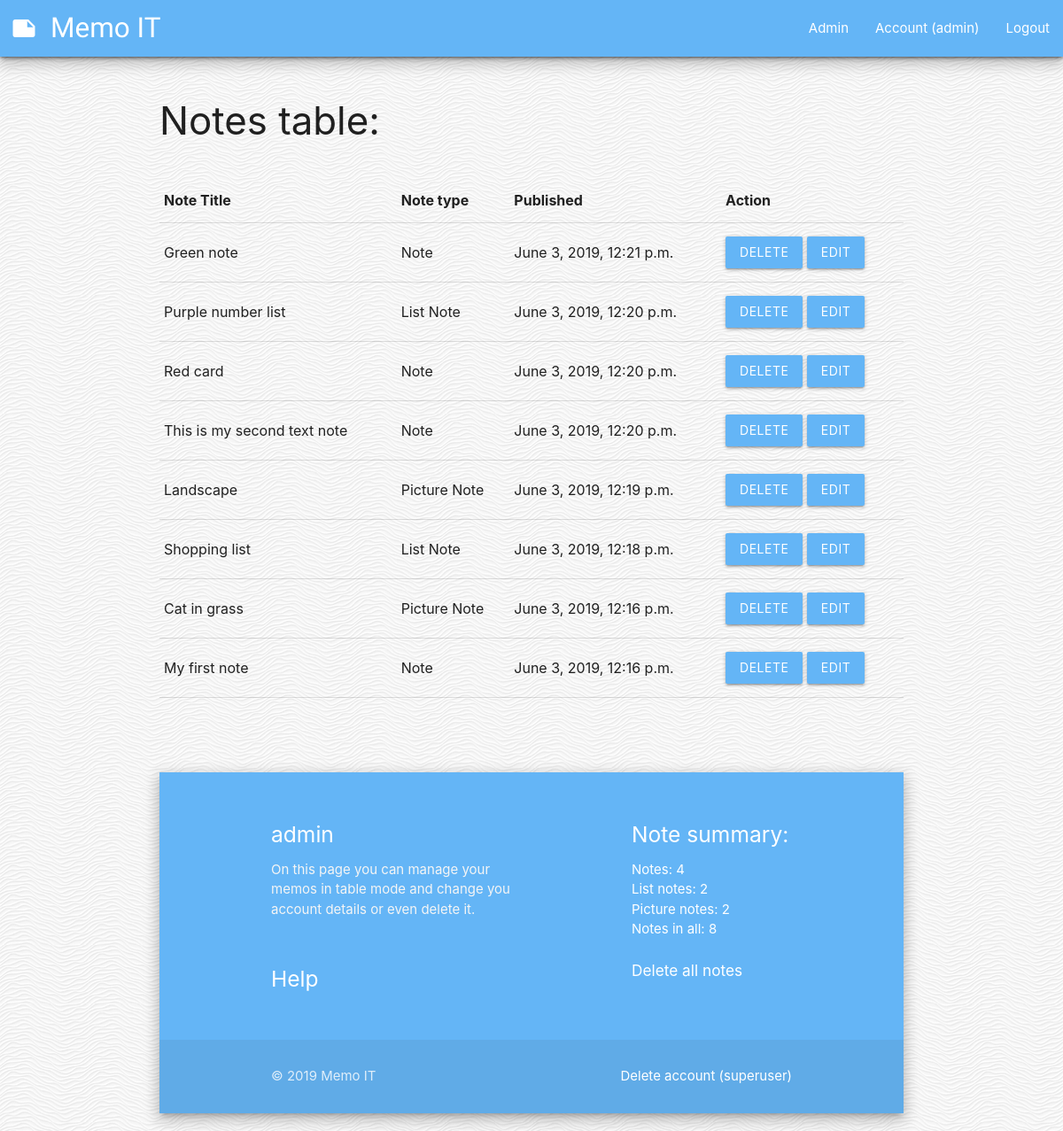
The app's page /account/ (signed in) with its own data.
### main/models.py (models this page shows, shortened)
class Note(models.Model):
    type = models.IntegerField(default=1, editable=False)
    id = models.UUIDField(primary_key=True, default=uuid.uuid4, editable=False)
    title = models.CharField(max_length=100, default="Default title")
    published = models.DateTimeField('date published', default=datetime.now())
    author = models.ForeignKey(User, on_delete=models.CASCADE, default=1)
    content = models.CharField(max_length=3000, blank=True)
    theme = models.IntegerField(default=1, choices=THEMES)
    class Meta:
        verbose_name_plural = "Notes"

class NoteList(models.Model):
    type = models.IntegerField(default=2, editable=False)
    id = models.UUIDField(primary_key=True, default=uuid.uuid4, editable=False)
    title = models.CharField(max_length=100, default="Default title")
    published = models.DateTimeField('date published', default=datetime.now())
    author = models.ForeignKey(User, on_delete=models.CASCADE, default=1)
    content = models.TextField(blank=True)  # json parser to list
    theme = models.IntegerField(default=1, choices=THEMES)
    class Meta:
        verbose_name_plural = "Notes (list)"

class NotePicture(models.Model):
    type = models.IntegerField(default=3, editable=False)
    id = models.UUIDField(primary_key=True, default=uuid.uuid4, editable=False)
    title = models.CharField(max_length=100, default="Default title")
    published = models.DateTimeField('date published', default=datetime.now())
    author = models.ForeignKey(User, on_delete=models.CASCADE, default=1)
    content = models.CharField(max_length=3000, blank=True)
    picture = models.ImageField(upload_to=upload_path_handler, default='main/media/pics_uploaded/none.png', blank=True)
    class Meta:
        verbose_name_plural = "Notes (picture)"

### main/views.py (the view)
# urls.py: path("account/", views.account, name="account"),
def account(request):
    if request.user.is_authenticated:
        user = request.user
        notes = [x for x in Note.objects.all() if x.author.username == request.user.username]
        notes_list = [x for x in NoteList.objects.all() if x.author.username == request.user.username]
        notes_picture = [x for x in NotePicture.objects.all() if x.author.username == request.user.username]
        notes_all = [*notes, *notes_list, *notes_picture]
        notes_all.sort(key=lambda x: x.published, reverse=True)
        lengths = [len(notes), len(notes_list), len(notes_picture), len(notes_all)]
        return render(request, 'main/account.html', {'user': user,
                                                     'lengths': lengths,
                                                     'NotesAll': notes_all})
    else:
        return redirect('main:homepage')

### main/templates/main/account.html (shortened to what this page needs)
{% extends "main/header.html" %}
{% block content %}
    {% if lengths.3 != 0 %}
        <div class="account-content col s12">
            <h3>Notes table:</h3><br>
            <table>
                <thead>
                <tr>
                    <th>Note Title</th>
                    <th class="hide-on-small-only">Note type</th>
                    <th class="hide-on-small-only">Published</th>
                    <th>Action</th>
                </tr>
                </thead>
                <tbody>
                {% for note in NotesAll %}
                    <tr>
                        <td>{{ note.title }}</td>
                        <td class="hide-on-small-only">
                            {% if note.type == 1 %} Note
                            {% elif note.type == 2 %} List Note
                            {% elif note.type == 3 %} Picture Note
                            {% endif %}
                        </td>
                        <td class="hide-on-small-only">
                            {{ note.published }}
                        </td>
                        <td class="table-action">
                            <a class='modal-trigger white-text waves-effect waves-light btn blue lighten-2 z-depth-1 account-page-hover'
                               href='#modal{{ forloop.counter }}'>Delete</a>
                            <a class="white-text waves-effect waves-light btn blue lighten-2 z-depth-1 account-page-hover"
                               href="/update/account/{{ note.type }}/{{ note.id }}">Edit</a>
                        </td>
                    </tr>
                {% endfor %}
                </tbody>
            </table>
        </div>
    {% else %}
        <h4>You have no notes to display</h4>
    {% endif %}
    <div class="account-other">
    </div>
    <footer class="page-footer blue lighten-2 z-depth-3  col s12">
        <div class="container">
            <div class="row">
                <div class="col l6 s12">
                    <h5 class="white-text">{{ user.username }}</h5>
                    <p class="grey-text text-lighten-4">On this page you can manage your memos in table mode and change
                        you account details or even delete it.
                    </p>
                    <br>
                    <p>
                        <a href="/help" class="white-text text-lighten-4"><h5>Help</h5></a>
                    </p>
                </div>
                <div class="col l4 offset-l2 s12">
                    <h5 class="white-text">Note summary:</h5>
                    <ul>
                        <li>Notes: {{ lengths.0 }} </li>
                        <li>List notes: {{ lengths.1 }} </li>
                        <li>Picture notes: {{ lengths.2 }} </li>
                        <li>Notes in all: {{ lengths.3 }} </li>
                    </ul>
                    <a class="modal-trigger white-text text-lighten-4 account-page-hover left"
                               href="#modal">
                           <h6>Delete all notes</h6>
                        </a>
                </div>
            </div>
        </div>
        <div class="footer-copyright">
            <div class="container">
                © 2019 Memo IT
                <a class="modal-trigger white-text text-lighten-4 right account-page-hover" href="#modal0">
                    {% if user.is_superuser %}
                        Delete account (superuser)
                    {% else %}
                        Delete account
                    {% endif %}
                </a>
            </div>
        </div>
    </footer>
{% endblock %}

### main/templates/main/includes/navbar.html (shortened to what this page needs)
<nav>
    <div class="nav-wrapper blue lighten-2 z-depth-3">
        {% if user.is_authenticated %}
            <a href="/home" class="brand-logo" style="padding-left: 1%"><i class="material-icons"
                                                                           style="font-size: 30px">note</i><font
                    style="font-family: 'Indie Flower', cursive;">Memo IT</font></a>
        {% else %}
            <a href="/" class="brand-logo" style="padding-left: 1%"><i class="material-icons" style="font-size: 30px">note</i><font
                    style="font-family: 'Indie Flower', cursive;">Memo IT </font></a>
        {% endif %}
        {% if user.is_authenticated %}
            <ul id="nav-mobile" class="right hide-on-med-and-down">
                {% if user.is_superuser %}
                    <li><a href="/secure_admin_changed">Admin</a></li>
                {% endif %}
                <li><a href="/account">Account ({{ user.username }})</a></li>
                <li><a href="/logout">Logout</a></li>
            </ul>
        {% endif %}
    </div>
</nav>

### main/static/main/css/style.css (style rules this page uses)
.container { padding-top: 20px; padding-bottom: 20px; }
.table-action { padding-left: 5px; padding-right: 5px; }
body { display: flex; min-height: 100vh; flex-direction: column; }
.account-page-hover { transition: all .2s ease-in-out; }
.account-other { padding-bottom: 10%; }

### records on screen
Note: title "Green note", type "Note", published "June 3, 2019, 12:21 p.m."
NoteList: title "Purple number list", type "List Note", published "June 3, 2019, 12:20 p.m."
Note: title "Red card", type "Note", published "June 3, 2019, 12:20 p.m."
Note: title "This is my second text note", type "Note", published "June 3, 2019, 12:20 p.m."
NotePicture: title "Landscape", type "Picture Note", published "June 3, 2019, 12:19 p.m."
NoteList: title "Shopping list", type "List Note", published "June 3, 2019, 12:18 p.m."
NotePicture: title "Cat in grass", type "Picture Note", published "June 3, 2019, 12:16 p.m."
Note: title "My first note", type "Note", published "June 3, 2019, 12:16 p.m."

### other values on screen
{{ user.username }} "admin"
{{ lengths.0 }} "4"
{{ lengths.1 }} "2"
{{ lengths.2 }} "2"
{{ lengths.3 }} "8"
